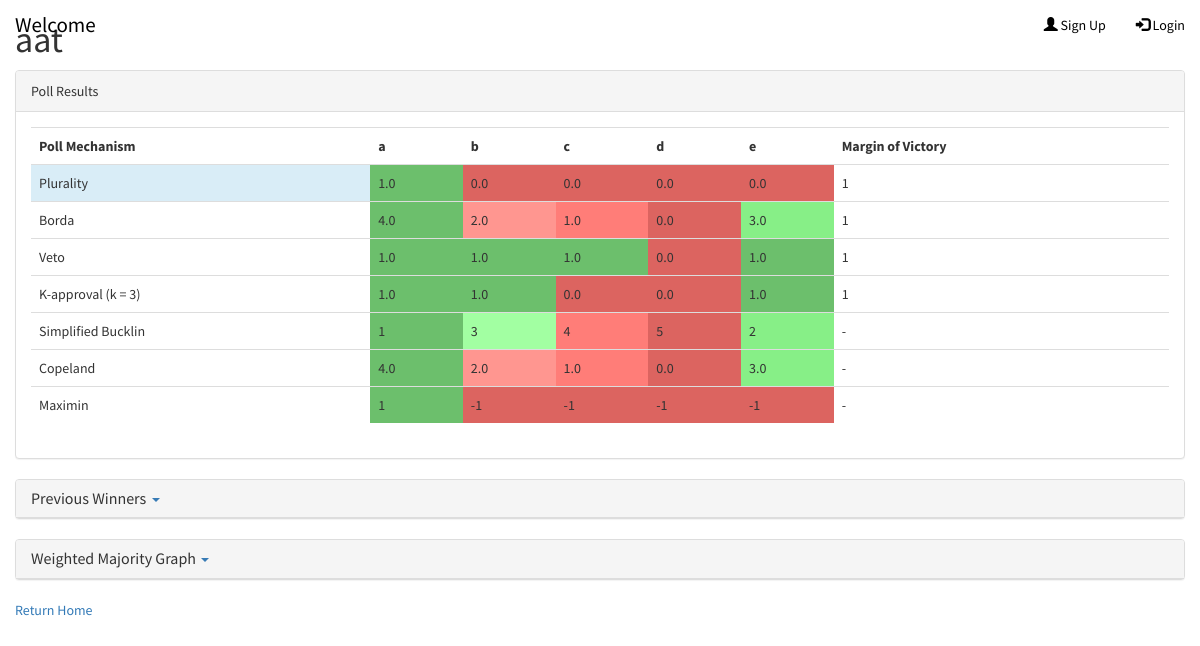
The page /polls/53/vote/results/ on the database its author committed.
### polls/models.py (models this page shows, shortened)
@python_2_unicode_compatible
class Question(models.Model):
    question_text = models.CharField(max_length=20)
    question_desc = models.CharField(max_length=500, null=True, blank=True)
    image = models.ImageField(upload_to='static/img/items/', blank=True, null=True)
    imageURL = models.CharField(max_length=500, blank=True, null=True)
    pub_date = models.DateTimeField('date published')
    follow_up = models.OneToOneField('Question', on_delete=models.CASCADE, null = True, blank = True)
    question_owner = models.ForeignKey(User, null=True)
    question_voters = models.ManyToManyField(User, related_name='poll_participated')
    status = models.IntegerField(default=1)
    display_pref = models.IntegerField(default=1)
    emailInvite = models.BooleanField(default=True)
    emailDelete = models.BooleanField(default=True)
    emailStart = models.BooleanField(default=True)
    emailStop = models.BooleanField(default=True)
    poll_algorithm = models.IntegerField(default=1)
    question_type = models.IntegerField(default=1)
    winner = models.CharField(max_length=200)
    m_poll = models.BooleanField(default=False)

@python_2_unicode_compatible
class Item(models.Model):
    question = models.ForeignKey(Question, on_delete=models.CASCADE)
    item_text = models.CharField(max_length=200)
    image = models.ImageField(upload_to='static/img/items/', blank=True, null=True)
    imageURL = models.CharField(max_length=500, blank=True, null=True)
    def __str__(self):
        return self.item_text

### polls/views.py (the view)
# urls.py: url(r'^(?P<pk>[0-9]+)/vote/results/$', views.VoteResultsView.as_view(), name='voteresults'),
class VoteResultsView(generic.DetailView):
    model = Question
    template_name = 'polls/vote_rule.html'
    def get_context_data(self, **kwargs):
        ctx = super(VoteResultsView, self).get_context_data(**kwargs)
        all_responses = self.object.response_set.reverse()
        (latest_responses, previous_responses) = categorizeResponses(all_responses)
        ctx['latest_responses'] = latest_responses
        ctx['previous_responses'] = previous_responses
        ctx['cand_map'] = getCandidateMap(latest_responses[0]) if (len(latest_responses) > 0) else None
        voteResults = getVoteResults(latest_responses)
        ctx['vote_results'] = voteResults
        ctx['shade_values'] = getShadeValues(voteResults)
        (nodes, edges) = parseWmg(latest_responses)
        ctx['wmg_nodes'] = nodes
        ctx['wmg_edges'] = edges
        ctx['poll_algorithms'] = getListPollAlgorithms()
        ctx['margin_victory'] = getMarginOfVictory(latest_responses)
        previous_winners = OldWinner.objects.all().filter(question=self.object)
        ctx['previous_winners'] = []
        for pw in previous_winners:
            obj = {}
            responses = self.object.response_set.reverse().filter(timestamp__range=[datetime.date(1899, 12, 30), pw.response.timestamp])
            (lr, pr) = categorizeResponses(responses)
            obj['title'] = str(pw)
            obj['latest_responses'] = lr
            obj['previous_responses'] = pr
            obj['vote_results'] = getVoteResults(lr)
            obj['margin_victory'] = getMarginOfVictory(lr)
            ctx['previous_winners'].append(obj)
        return ctx

### polls/models.py (called while the page is built)
    def __str__(self):
        return (str(self.response.timestamp.time()))

    def __getitem__(self, key):
        return self.keyvaluepair_set.get(key=key).value

    def items(self):
        return [(kvp.key, kvp.value) for kvp in self.keyvaluepair_set.all()]

    def get(self, key, default=None):
        try:
            return self[key]
        except KeyError:
            return default

### polls/prefpy/mechanism.py (called while the page is built)
    def getWinners(self, profile):
        candScores = self.getCandScoresMap(profile)
        if self.maximizeCandScore == True:
            bestScore = max(candScores.values())
        else:
            bestScore = min(candScores.values())
        winners = []
        for cand in candScores.keys():
            if candScores[cand] == bestScore:
                winners.append(cand)
        return winners

    def getCandScoresMap(self, profile):
        elecType = profile.getElecType()
        if elecType != "soc":
            print("ERROR: unsupported election type")
            exit()
        candScoresMap = dict()
        for cand in profile.candMap.keys():
            candScoresMap[cand] = 0.0
        rankMaps = profile.getRankMaps()
        rankMapCounts = profile.getPreferenceCounts()
        scoringVector = self.getScoringVector(profile)
        for i in range(0, len(rankMaps)):
            rankMap = rankMaps[i]
            rankMapCount = rankMapCounts[i]
            for cand in rankMap.keys():
                candScoresMap[cand] += scoringVector[rankMap[cand]-1]*rankMapCount
        return candScoresMap

    def getScoringVector(self, profile):
        scoringVector = []
        scoringVector.append(1)
        for i in range(1, profile.numCands):
            scoringVector.append(0)
        return scoringVector

    def getScoringVector(self, profile):
        scoringVector = []
        for i in range(0, profile.numCands-1):
            scoringVector.append(1)
        scoringVector.append(0)
        return scoringVector

    def getScoringVector(self, profile):
        scoringVector = []
        score = profile.numCands-1
        for i in range(0, profile.numCands):
            scoringVector.append(score)
            score -= 1
        return scoringVector

    def getScoringVector(self, profile):
        scoringVector = []
        for i in range(0, self.k):
            scoringVector.append(1)
        for i in range(self.k, profile.numCands):
            scoringVector.append(0)
        return scoringVector

### polls/templatetags/poll_extra.py (called while the page is built)
@register.filter
def largest(l):
    return max(l)

### polls/templates/polls/vote_rule.html (shortened to what this page needs)
{% extends 'polls/base.html' %}
{% block extra_head %}
  <link href="http://visjs.org/dist/vis.css" rel="stylesheet" type="text/css" />
{% endblock %}
{% load poll_extra %}
{% block content %}
    <div class="col-md-12">
        <h1>{{ question.question_text }}</h1>
        {% if cand_map and question.status == 3 or question.display_pref == 0 %}
        {% if question.question_owner == request.user or question.display_pref <= 1 %}
        <div class="panel panel-default">
            <div class="panel-heading">Poll Results</div>
            <div class="panel-body">
                <table class="table">
                    <tr>
                        <th>Poll Mechanism</th>
                        {% for option in cand_map.values %}
                            <th>{{ option }}</th>
                        {% endfor %}
                        <th>Margin of Victory</th>
                    </tr>
                    {% for item in vote_results %}
                        <tr>
                            {% for algorithm in poll_algorithms %}
                                {% if forloop.counter == forloop.parentloop.counter %}
                                    <td {% if question.poll_algorithm == forloop.parentloop.counter %}class="info"{% endif %}>{{ algorithm }}</td>
                                {% endif %}
                            {% endfor %}
                            {% for score in item.values %}
                                    {% for row in shade_values %}
                                    {% for color in row %}
                            {% if forloop.counter == forloop.parentloop.parentloop.counter and forloop.parentloop.counter == forloop.parentloop.parentloop.parentloop.counter %}
                                    <td style='background-color: {{color}}'>{{ score }}</td>
                            {% endif %}
                                    {% endfor %}
                                    {% endfor %}
                            {% endfor %}
                            {% if forloop.counter < 5 %}
                                <td>{{ margin_victory.0 }} </td>
                            {% elif forloop.counter == 5 %}
                                <td>{{ margin_victory.4 }}</td>
                            {% else %}
                                <td>-</td>
                            {% endif %}
                        </tr>
                    {% endfor %}
                </table>
            </div>
        </div>
        <div class="panel panel-default">
            <div class="panel-heading">
                <h4 class="panel-title">
                    <a data-toggle="collapse" href="#collapse_pw">
                       Previous Winners <span class="caret" style="color:#377BB5;"></span>
                    </a>
                </h4>
            </div>
        </div>
        <div class="panel panel-default">
            <div class="panel-heading">
                <h4 class="panel-title">
                    <a data-toggle="collapse" href="#collapse_wmg">
                        Weighted Majority Graph <span class="caret" style="color:#377BB5;"></span>
                    </a>
                </h4>
            </div>
        </div>
        {% endif %}
        {% endif %}
        <a href="{% url 'polls:index' %}"> Return Home</a>
    </div>
{% endblock %}

### static/css/stylish-portfolio.css (style rules this page uses)
html, body { width: 100%; height: 100%; }
body { font-family: "Source Sans Pro","Helvetica Neue",Helvetica,Arial,sans-serif; }

### static/css/shared.css (style rules this page uses)
* { font-size: 100%; }
a { font-size: 100%; text-decoration: none !important; }
div { font-size:100% !important; }

### rows shown on the page
Question: question_text "aat"
Item: item_text "a"
Item: item_text "b"
Item: item_text "c"
Item: item_text "d"
Item: item_text "e"

### other values the page prints
{{ algorithm }} "Plurality" "Borda" "Veto" "K-approval (k = 3)" "Simplified Bucklin" "Copeland" "Maximin"
{{ score }} "1.0" "0.0" "0.0" "0.0" "0.0" "4.0" "2.0" "1.0" "0.0" "3.0" "1.0" "1.0" "1.0" "0.0" "1.0" "1.0" "1.0" "0.0" "0.0" "1.0" "1" "3" "4" "5" "2" "4.0" "2.0" "1.0" "0.0" "3.0" "1" "-1" "-1" "-1" "-1"
{{ margin_victory.0 }} "1" "1" "1" "1"
{{ margin_victory.4 }} "-"
